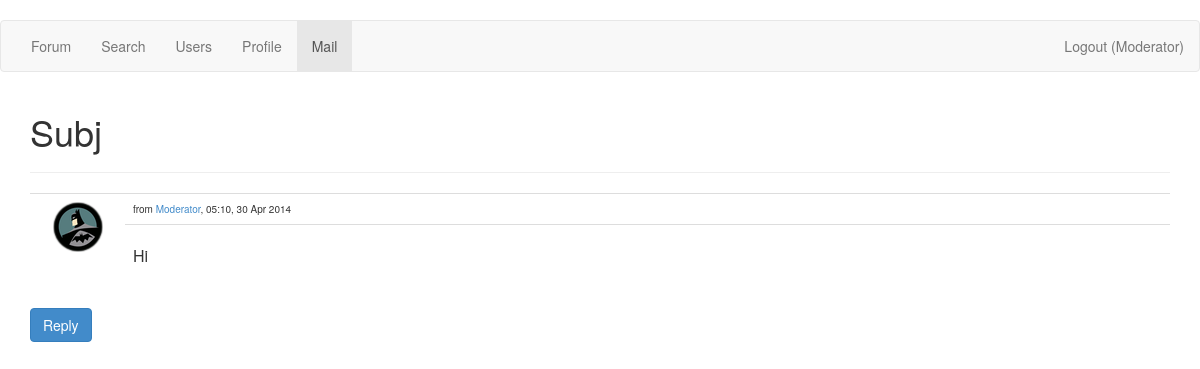
The app's page /mailbox/message/show/1 (signed in) with its own data.
### app/models.py (models this page shows, shortened)
class User(db.Model):
    __tablename__ = 'User'
    id = db.Column(db.Integer, primary_key=True)
    login = db.Column(db.Text, unique=True, nullable=False)
    password = db.Column(db.Text, nullable=False)
    confirm_code = db.Column(db.Text)
    active = db.Column(db.Boolean, default=False)
    role = db.Column(db.Integer, default=2, nullable=False)
    email = db.Column(db.Text, nullable=False)
    city = db.Column(db.Text, default='unknown')
    country = db.Column(db.Text, default='unknown')
    db_avatar = db.Column(db.Boolean, default=False)
    topic_count = db.Column(db.Integer, default=0)
    message_count = db.Column(db.Integer, default=0)
    reg_date = db.Column(db.DateTime, default=datetime.utcnow, nullable=False)
    last_seen = db.Column(db.DateTime, default=datetime.utcnow, onupdate=datetime.utcnow, nullable=False)
    def is_authenticated(self):
        return(True)
    @property
    def avatar_thumb(self):
        if self.db_avatar:
            return('/static/avatar/user_%s_thumb.png' % self.login)
        else:
            return('/static/avatar/system_anonymous_thumb.png')
    @property
    def unread_mail(self):
        count = 0
        for message in self.mail_all.filter(Mailbox.directory=='0'):
            if not message.read:
                count += 1
        return(count)

class Mailbox(db.Model):
    __tablename__ = 'Mailbox'
    id = db.Column(db.Integer, primary_key=True)
    owner_id = db.Column(db.Integer, db.ForeignKey('User.id'))
    owner = db.relationship('User',
        foreign_keys=[owner_id],
        backref=db.backref('mail_all', lazy='dynamic'))
    directory = db.Column(db.Integer, nullable=False)
    sender_id = db.Column(db.Integer, db.ForeignKey('User.id'))
    sender = db.relationship('User',
        foreign_keys=[sender_id],
        backref=db.backref('mail_sent', lazy='dynamic'))
    recipient_id = db.Column(db.Integer, db.ForeignKey('User.id'))
    recipient = db.relationship('User',
        foreign_keys=[recipient_id],
        backref=db.backref('mail_recieved', lazy='dynamic'))
    subject = db.Column(db.Text)
    text = db.Column(db.Text, nullable=False)
    date = db.Column(db.DateTime, default=datetime.utcnow, nullable=False)
    read = db.Column(db.Boolean, default=False)

### app/views.py (the view)
@app.route('/mailbox/message/show/<message_id>')
@login_required
def mail_read(message_id):
    message = Mailbox.query.get(message_id)
    if not message:
        abort(404)
    if not message.read:
        message.read = True
        db.session.commit()
    if message.owner == current_user:
        return(render_template('mail_read.html',
            user=current_user,
            message=message))
    else:
        return(render_template('info.html',
            user=current_user,
            text="You can't view message if you are not it's owner"))

### app/views.py (called while the page is built)
@lm.user_loader
def load_user(id):
    return(User.query.get(int(id)))

### app/templates/mail_read.html (shortened to what this page needs)
﻿{% extends "base.html" %}
{% block content %}
<h1>{{message.subject}}</h1>
<hr>
<table class="table">
    <tbody>
        <tr>
            <td rowspan="2" class="col-md-1 text-center">
                <a href="{{url_for('user_profile', user_id=message.sender_id)}}">
                    <img src="{{message.sender.avatar_thumb}}" title="{{message.sender.login}}">
                </a>
            </td>
            <td class="tiny-text col-md-11">
                from <a href="{{url_for('user_profile', user_id=message.sender_id)}}">{{message.sender.login}}</a>,
                {{message.date.strftime('%H:%M, %d %b %Y')}}
            </td>
        </tr>
        <tr>
            <td class="message-text" colspan="2">{% for line in message.text.split('\n') %}{% if line[:2] == '>>' %}<div class="text-muted">{{line|safe}}</div>{% else %}<div>{{line|safe}}</div>{% endif %}{% endfor %}</td>
        </tr>
    </tbody>
</table>
<a class="btn btn-primary" href="{{url_for('mail_write', reply=message.id)}}">Reply</a>
{% endblock %}

### app/templates/base.html (shortened to what this page needs)
<!DOCTYPE html>
<head>
    <link rel="stylesheet" type="text/css" href="/static/css/bootstrap.min.css">
    <link rel="stylesheet" type="text/css" href="/static/css/custom.css">
</head>
<body>
<div class="navbar navbar-default" role="navigation">
    <div class="container-fluid">
        <ul class="nav navbar-nav">
            <li {% if request.path == '/' or request.path[:6] == '/forum' %}class="active"{% endif %}><a href="{{url_for('forum')}}">Forum</a></li>
            <li {% if request.path[:7] == '/search' %}class="active"{% endif %}><a href="{{url_for('forum_search')}}">Search</a></li>
            <li {% if request.path[:9] == '/userlist' %}class="active"{% endif %}><a href="{{url_for('userlist')}}">Users</a></li>
            {% if user.is_authenticated() %}
            <li {% if request.path[:8] == '/profile' %}class="active"{% endif %}><a href="{{url_for('my_profile')}}">Profile</a></li>
            <li {% if request.path[:8] == '/mailbox' %}class="active"{% endif %}><a href="{{url_for('mailbox')}}">Mail{% if user.unread_mail %} <sup><small>{{user.unread_mail}}</small></sup>{% endif %}</a></li>
            {% endif %}
        </ul>
        <ul class="nav navbar-nav navbar-right">
            {% if user.is_authenticated() %}
            <li><a href="{{url_for('logout')}}">Logout ({{user.login}})</a></li>
            {% else %}
            <li><a href="{{url_for('login')}}">Login</a></li>
            <li><a href="{{url_for('register')}}">Register</a></li>
            {% endif %}
        </ul>
    </div>
</div>
<div class="container">
    {% block content %}{% endblock %}
</div>
</body>
</html>

### app/static/css/custom.css (style rules this page uses)
.message-text { padding-top: 20px !important; padding-bottom: 20px !important; white-space: pre-wrap; }

### records on screen
User: login "Moderator", sender.avatar_thumb (picture), sender.login "Moderator"
Mailbox: subject "Subj", date "05:10, 30 Apr 2014", text "Hi"
